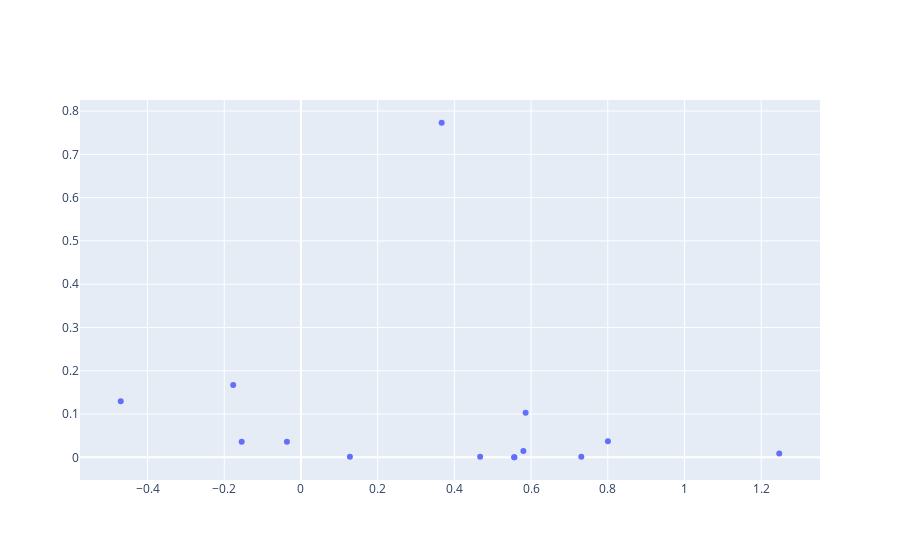

The code cell stored with this chart in its notebook:
### Code cell
fig = go.Figure(data=go.Scatter(x=skewlist,
                                y=errlist,
                                mode='markers',
                                text=flist))
fig.show()

### Figure 1 — Plotly figure (JSON) as saved in the notebook; plotly's stock layout.template omitted (floating-point values rounded to 4 significant figures)
{"data": [{"mode": "markers", "text": ["Al2S3", "Eu2O3", "Fe2O3", "IrO2", "K2Si4O9-KO", "K2Si4O9-SiO", "MgSO4-MgO", "MgSO4-SO", "Mn3O4", "MnBr2", "Pt5Se4", "TaN", "TiC", "TiO2"], "type": "scatter", "x": [-0.1767, -0.4699, 0.8004, 0.5565, -0.1546, -0.03662, 0.4672, 0.1276, 0.5858, 0.5559, 0.3669, 0.731, 1.247, 0.5799], "y": [0.1671, 0.1298, 0.03718, 0.0001941, 0.03582, 0.03582, 0.001088, 0.001088, 0.1031, 0.0002225, 0.773, 0.001497, 0.008835, 0.0147]}], "layout": {}}
